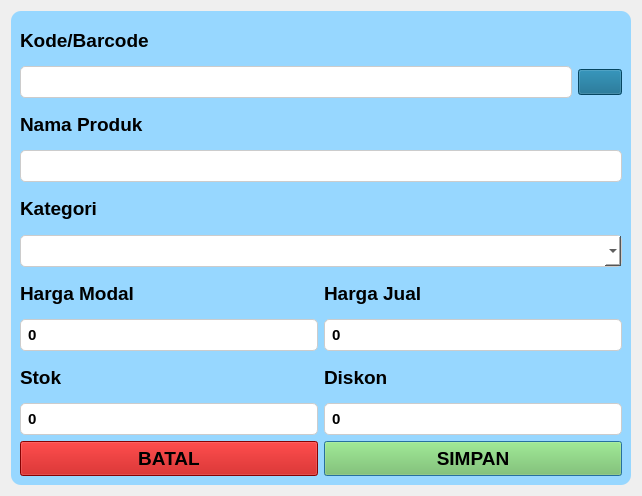
<?xml version="1.0" encoding="UTF-8"?>
<ui version="4.0">
 <class>Dialog</class>
 <widget class="QDialog" name="Dialog">
  <property name="geometry">
   <rect>
    <x>0</x>
    <y>0</y>
    <width>642</width>
    <height>496</height>
   </rect>
  </property>
  <property name="windowTitle">
   <string>Dialog</string>
  </property>
  <layout class="QHBoxLayout" name="horizontalLayout_2">
   <item>
    <widget class="QFrame" name="frame">
     <property name="styleSheet">
      <string notr="true">QFrame {
    background-color: #97D7FF; /* Warna kartu putih */
    border-radius: 10px; /* Ujung kartu agak melengkung */
}</string>
     </property>
     <property name="frameShape">
      <enum>QFrame::Shape::StyledPanel</enum>
     </property>
     <property name="frameShadow">
      <enum>QFrame::Shadow::Raised</enum>
     </property>
     <layout class="QGridLayout" name="gridLayout">
      <item row="6" column="0">
       <widget class="QLabel" name="harga_modal_label">
        <property name="font">
         <font>
          <pointsize>14</pointsize>
          <bold>true</bold>
         </font>
        </property>
        <property name="text">
         <string>Harga Modal</string>
        </property>
       </widget>
      </item>
      <item row="0" column="0">
       <widget class="QLabel" name="kode_barang_label">
        <property name="font">
         <font>
          <pointsize>14</pointsize>
          <bold>true</bold>
         </font>
        </property>
        <property name="text">
         <string>Kode/Barcode</string>
        </property>
       </widget>
      </item>
      <item row="4" column="0">
       <widget class="QLabel" name="kategori_label">
        <property name="font">
         <font>
          <pointsize>14</pointsize>
          <bold>true</bold>
         </font>
        </property>
        <property name="text">
         <string>Kategori</string>
        </property>
       </widget>
      </item>
      <item row="10" column="1">
       <widget class="QPushButton" name="simpan_button">
        <property name="font">
         <font>
          <pointsize>14</pointsize>
          <bold>true</bold>
         </font>
        </property>
        <property name="styleSheet">
         <string notr="true">/* Efek saat tombol disorot mouse (Hover) */
QPushButton:hover {
    background-color: #346739; /* Berubah jadi biru sedikit lebih terang saat disorot */
    border-left: 4px solid #3B82F6; /* Muncul garis biru neon di pinggir kiri */
}
QPushButton {
    text-align: center;
	background-color:  #76C457;
padding: 5px;
}</string>
        </property>
        <property name="text">
         <string>SIMPAN</string>
        </property>
        <property name="icon">
         <iconset resource="resource/resource.qrc">
          <normaloff>:/icons/circle-check-solid.png</normaloff>:/icons/circle-check-solid.png</iconset>
        </property>
        <property name="iconSize">
         <size>
          <width>32</width>
          <height>32</height>
         </size>
        </property>
       </widget>
      </item>
      <item row="6" column="1">
       <widget class="QLabel" name="harga_jual_label">
        <property name="font">
         <font>
          <pointsize>14</pointsize>
          <bold>true</bold>
         </font>
        </property>
        <property name="text">
         <string>Harga Jual</string>
        </property>
       </widget>
      </item>
      <item row="9" column="1">
       <widget class="QLineEdit" name="diskon_barang_input">
        <property name="font">
         <font>
          <pointsize>11</pointsize>
          <bold>true</bold>
         </font>
        </property>
        <property name="styleSheet">
         <string notr="true">QLineEdit {
    background-color: white;
    color: black;
    border: 1px solid #cccccc;
    border-radius: 5px;
    padding: 5px;
}</string>
        </property>
        <property name="text">
         <string>0</string>
        </property>
       </widget>
      </item>
      <item row="1" column="0" colspan="2">
       <layout class="QHBoxLayout" name="horizontalLayout">
        <item>
         <widget class="QLineEdit" name="kode_barang_input">
          <property name="font">
           <font>
            <pointsize>11</pointsize>
            <bold>true</bold>
           </font>
          </property>
          <property name="styleSheet">
           <string notr="true">QLineEdit {
    background-color: white;
    color: black;
    border: 1px solid #cccccc;
    border-radius: 5px;
    padding: 5px;
}</string>
          </property>
         </widget>
        </item>
        <item>
         <widget class="QPushButton" name="generate_kode_button">
          <property name="styleSheet">
           <string notr="true">/* Efek saat tombol disorot mouse (Hover) */
QPushButton:hover {
    background-color: #334155; /* Berubah jadi biru sedikit lebih terang saat disorot */
    border-left: 4px solid #3B82F6; /* Muncul garis biru neon di pinggir kiri */
}
QPushButton {
    text-align: center;
	background-color:  #086288;
padding: 5px;
}</string>
          </property>
          <property name="text">
           <string/>
          </property>
          <property name="icon">
           <iconset resource="resource/resource.qrc">
            <normaloff>:/icons/qrcode-solid.png</normaloff>:/icons/qrcode-solid.png</iconset>
          </property>
          <property name="iconSize">
           <size>
            <width>32</width>
            <height>32</height>
           </size>
          </property>
         </widget>
        </item>
       </layout>
      </item>
      <item row="2" column="0">
       <widget class="QLabel" name="nama_barang_label">
        <property name="font">
         <font>
          <pointsize>14</pointsize>
          <bold>true</bold>
         </font>
        </property>
        <property name="text">
         <string>Nama Produk</string>
        </property>
       </widget>
      </item>
      <item row="7" column="0">
       <widget class="QLineEdit" name="harga_modal_input">
        <property name="font">
         <font>
          <pointsize>11</pointsize>
          <bold>true</bold>
         </font>
        </property>
        <property name="styleSheet">
         <string notr="true">QLineEdit {
    background-color: white;
    color: black;
    border: 1px solid #cccccc;
    border-radius: 5px;
    padding: 5px;
}</string>
        </property>
        <property name="text">
         <string>0</string>
        </property>
       </widget>
      </item>
      <item row="8" column="0">
       <widget class="QLabel" name="stok_input_label">
        <property name="font">
         <font>
          <pointsize>14</pointsize>
          <bold>true</bold>
         </font>
        </property>
        <property name="text">
         <string>Stok</string>
        </property>
       </widget>
      </item>
      <item row="10" column="0">
       <widget class="QPushButton" name="batal_button">
        <property name="font">
         <font>
          <pointsize>14</pointsize>
          <bold>true</bold>
         </font>
        </property>
        <property name="styleSheet">
         <string notr="true">/* Efek saat tombol disorot mouse (Hover) */
QPushButton:hover {
    background-color: #830000; /* Berubah jadi biru sedikit lebih terang saat disorot */
    border-left: 4px solid #3B82F6; /* Muncul garis biru neon di pinggir kiri */
}
QPushButton {
    text-align: center;
	background-color:  #BC0202;
padding: 5px;
}</string>
        </property>
        <property name="text">
         <string>BATAL</string>
        </property>
        <property name="icon">
         <iconset resource="resource/resource.qrc">
          <normaloff>:/icons/right-from-bracket-solid.png</normaloff>:/icons/right-from-bracket-solid.png</iconset>
        </property>
        <property name="iconSize">
         <size>
          <width>32</width>
          <height>32</height>
         </size>
        </property>
       </widget>
      </item>
      <item row="7" column="1">
       <widget class="QLineEdit" name="harga_jual_input">
        <property name="font">
         <font>
          <pointsize>11</pointsize>
          <bold>true</bold>
         </font>
        </property>
        <property name="styleSheet">
         <string notr="true">QLineEdit {
    background-color: white;
    color: black;
    border: 1px solid #cccccc;
    border-radius: 5px;
    padding: 5px;
}</string>
        </property>
        <property name="text">
         <string>0</string>
        </property>
       </widget>
      </item>
      <item row="9" column="0">
       <widget class="QLineEdit" name="stok_input">
        <property name="font">
         <font>
          <pointsize>11</pointsize>
          <bold>true</bold>
         </font>
        </property>
        <property name="styleSheet">
         <string notr="true">QLineEdit {
    background-color: white;
    color: black;
    border: 1px solid #cccccc;
    border-radius: 5px;
    padding: 5px;
}</string>
        </property>
        <property name="text">
         <string>0</string>
        </property>
       </widget>
      </item>
      <item row="8" column="1">
       <widget class="QLabel" name="diskon_barang_label">
        <property name="font">
         <font>
          <pointsize>14</pointsize>
          <bold>true</bold>
         </font>
        </property>
        <property name="text">
         <string>Diskon</string>
        </property>
       </widget>
      </item>
      <item row="3" column="0" colspan="2">
       <widget class="QLineEdit" name="nama_barang_input">
        <property name="font">
         <font>
          <pointsize>11</pointsize>
          <bold>true</bold>
         </font>
        </property>
        <property name="styleSheet">
         <string notr="true">QLineEdit {
    background-color: white;
    color: black;
    border: 1px solid #cccccc;
    border-radius: 5px;
    padding: 5px;
}</string>
        </property>
       </widget>
      </item>
      <item row="5" column="0" colspan="2">
       <widget class="QComboBox" name="kategori_comboBox">
        <property name="font">
         <font>
          <pointsize>11</pointsize>
          <bold>true</bold>
         </font>
        </property>
        <property name="styleSheet">
         <string notr="true">QComboBox {
    background-color: white;
    color: black;
    border: 1px solid #cccccc;
    border-radius: 5px;
    padding: 5px;
}</string>
        </property>
       </widget>
      </item>
     </layout>
    </widget>
   </item>
  </layout>
 </widget>
 <resources>
  <include location="resource/resource.qrc"/>
 </resources>
 <connections/>
</ui>
